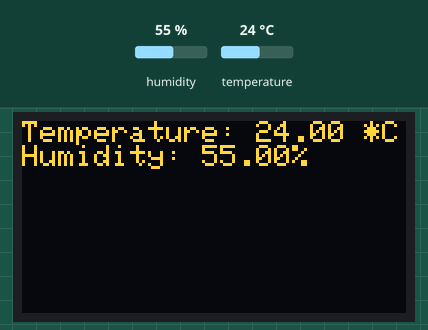
Simulated run of this sketch. Board: ESP32. Shown: 128×64 one-colour display. The inputs (shaded band) are chosen by the test bench; at power-on: humidity 55 %, temperature 24 °C. The OLED is the two-colour kind (top 16 rows yellow); WiFi joins after 1.5 s; servers stay silent unless stated; the display library's start-up logo is not drawn; what the sketch prints to the serial monitor is not drawn.

Above: at 5.7 s.
5.8 s: humidity set to 22 %
At 7.6 s:
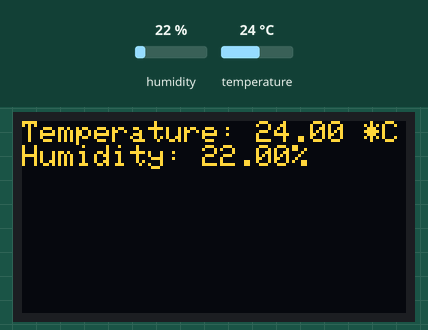
8.8 s: temperature set to 12 °C
At 10.0 s:
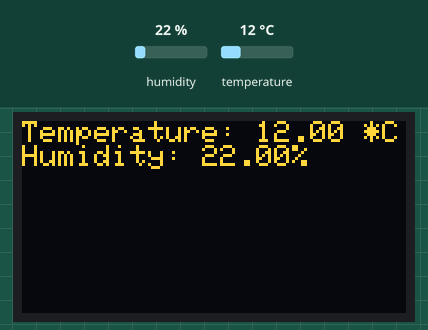
11.8 s: humidity set to 40 %
At 14.7 s:
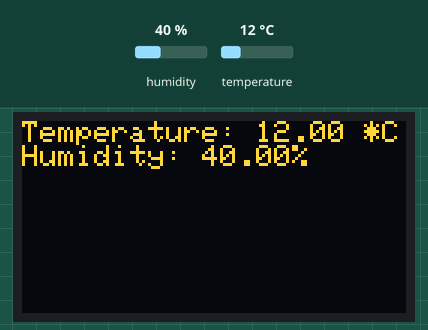
15.5 s: temperature set to 19 °C
Timing chart, 0 to 18.5 s (numbered marks = the images above; inputs shaded):
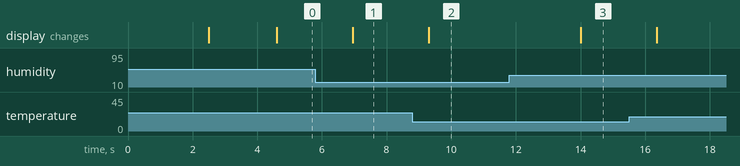

The sketch:

CuoiKyTT.IoT_Phancung.ino
```cpp
#include <Firebase_ESP_Client.h>
#include <addons/TokenHelper.h>
#include <addons/RTDBHelper.h>
#include <WiFi.h>
#include <Wire.h>
#include <DHT.h>
#include <Adafruit_SSD1306.h>

#define DATABASE_URL "https://loll-269bb-default-rtdb.firebaseio.com/"
#define API_KEY "AIzaSyB_eWMlxzMhPELBK2HxylLU88pYOIf1GnA"
#define USER_EMAIL "tigiahb1234@gmail.com"
#define USER_PASSWORD "01269677090"
#define DHT_PIN 5
DHT dht(DHT_PIN, DHT11);
FirebaseAuth auth;
FirebaseConfig config;

#define D1 22//SCL
#define D2 21//SDA

#define SCREEN_WIDTH 128
#define SCREEN_HEIGHT 64
Adafruit_SSD1306 display(SCREEN_WIDTH, SCREEN_HEIGHT, &Wire, -1);

#define WIFI_SSID "IoT Lab-5G"
#define WIFI_PASSWORD "IoT@123456"
FirebaseData fbdo;

void setup() {
  Serial.begin(9600);
  delay(1000);

  WiFi.begin(WIFI_SSID, WIFI_PASSWORD);
  Serial.println("Connecting to WiFi...");
    config.api_key = API_KEY;
    auth.user.email = USER_EMAIL;
    auth.user.password = USER_PASSWORD;
    config.database_url = DATABASE_URL;
    config.token_status_callback = tokenStatusCallback;

  while (WiFi.status() != WL_CONNECTED) {
    Serial.println("Can't connect to wifi");
    delay(500);
  }

  dht.begin();
  Wire.begin();
  Wire.begin(D2, D1);

  if (!display.begin(SSD1306_SWITCHCAPVCC, 0x3C)) {
    Serial.println(F("SSD1306 allocation failed"));
    for (;;)
      ;
  }

  display.display();
  delay(2000);
  display.clearDisplay();
  display.setTextSize(1);
  display.setTextColor(SSD1306_WHITE);
  display.setCursor(0, 0);

  Serial.println("");
  Serial.println("Da ket noi Wifi!");
  Serial.println(WiFi.localIP());
  Firebase.begin(&config, &auth);
}

void loop() {
  String path = "/TT_IoT/";
  float h = dht.readHumidity();
  float t = dht.readTemperature();

  if (isnan(h) || isnan(t)) {
    Serial.printf("Failed to read from DHT sensor!");
    return;
  }
  Serial.print("Nhiet do: ");
  Serial.print(t);
  Serial.println("*C ");
  Serial.print("Do am: ");
  Serial.print(h);
  Serial.println("% ");

  display.clearDisplay();
  display.setCursor(0, 0);
  display.print("Temperature: ");
  display.print(t);
  display.println(" *C");
  display.print("Humidity: ");
  display.print(h);
  display.println("%");
  display.display();

  Firebase.RTDB.setFloat(&fbdo, path + "/temperature", t);
  Firebase.RTDB.setFloat(&fbdo, path + "/humidity", h);

  delay(2000);
}
```

Measured:
- after the input at 5.8 s, the display: changes after 1.2 s (image 1)
- after the input at 8.8 s, the display: changes after 0.51 s (image 2)
- after the input at 11.8 s, the display: changes after 2.2 s (image 3)
